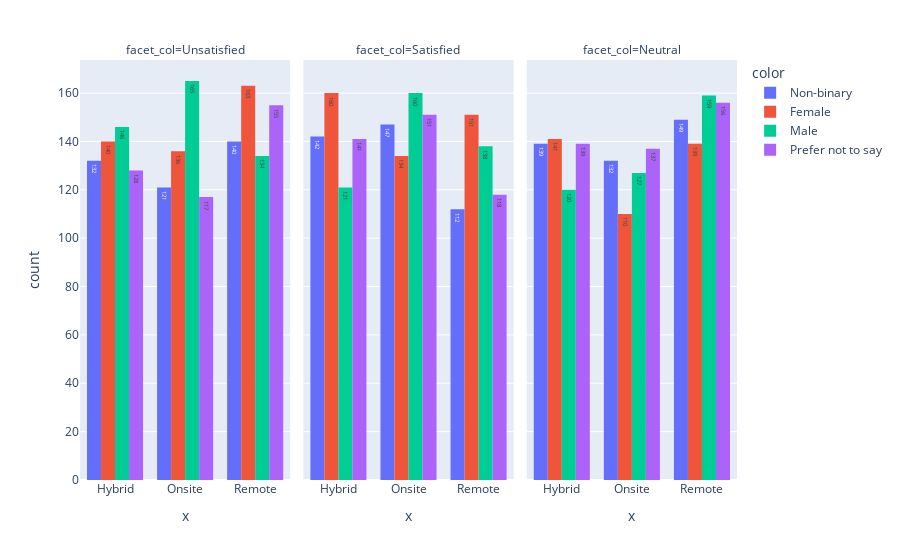

The notebook cell saved with this chart:
### Code cell
#How does gender influence job satisfaction in remote, hybrid, and onsite setting?
Gender_influence = px.histogram(x = df['Work_Location'], text_auto=True,color=df['Gender'], facet_col=df['Satisfaction_with_Remote_Work'],barmode='group')
Gender_influence.show()

### Figure 1 — Plotly figure (JSON) as saved in the notebook; plotly's stock layout.template omitted (floating-point values rounded to 4 significant figures; data arrays with more than 128 entries replaced by an {"elided": "..."} marker saying what was removed)
{"data": [{"alignmentgroup": "True", "bingroup": "x", "hovertemplate": "color=Non-binary<br>facet_col=Unsatisfied<br>x=%{x}<br>count=%{y}<extra></extra>", "legendgroup": "Non-binary", "marker": {"color": "#636efa", "pattern": {"shape": ""}}, "name": "Non-binary", "offsetgroup": "Non-binary", "orientation": "v", "showlegend": true, "texttemplate": "%{value}", "type": "histogram", "x": {"elided": "393 str values"}, "xaxis": "x", "yaxis": "y"}, {"alignmentgroup": "True", "bingroup": "x", "hovertemplate": "color=Non-binary<br>facet_col=Satisfied<br>x=%{x}<br>count=%{y}<extra></extra>", "legendgroup": "Non-binary", "marker": {"color": "#636efa", "pattern": {"shape": ""}}, "name": "Non-binary", "offsetgroup": "Non-binary", "orientation": "v", "showlegend": false, "texttemplate": "%{value}", "type": "histogram", "x": {"elided": "401 str values"}, "xaxis": "x2", "yaxis": "y2"}, {"alignmentgroup": "True", "bingroup": "x", "hovertemplate": "color=Non-binary<br>facet_col=Neutral<br>x=%{x}<br>count=%{y}<extra></extra>", "legendgroup": "Non-binary", "marker": {"color": "#636efa", "pattern": {"shape": ""}}, "name": "Non-binary", "offsetgroup": "Non-binary", "orientation": "v", "showlegend": false, "texttemplate": "%{value}", "type": "histogram", "x": {"elided": "420 str values"}, "xaxis": "x3", "yaxis": "y3"}, {"alignmentgroup": "True", "bingroup": "x", "hovertemplate": "color=Female<br>facet_col=Unsatisfied<br>x=%{x}<br>count=%{y}<extra></extra>", "legendgroup": "Female", "marker": {"color": "#EF553B", "pattern": {"shape": ""}}, "name": "Female", "offsetgroup": "Female", "orientation": "v", "showlegend": true, "texttemplate": "%{value}", "type": "histogram", "x": {"elided": "439 str values"}, "xaxis": "x", "yaxis": "y"}, {"alignmentgroup": "True", "bingroup": "x", "hovertemplate": "color=Female<br>facet_col=Satisfied<br>x=%{x}<br>count=%{y}<extra></extra>", "legendgroup": "Female", "marker": {"color": "#EF553B", "pattern": {"shape": ""}}, "name": "Female", "offsetgroup": "Female", "orientation": "v", "showlegend": false, "texttemplate": "%{value}", "type": "histogram", "x": {"elided": "445 str values"}, "xaxis": "x2", "yaxis": "y2"}, {"alignmentgroup": "True", "bingroup": "x", "hovertemplate": "color=Female<br>facet_col=Neutral<br>x=%{x}<br>count=%{y}<extra></extra>", "legendgroup": "Female", "marker": {"color": "#EF553B", "pattern": {"shape": ""}}, "name": "Female", "offsetgroup": "Female", "orientation": "v", "showlegend": false, "texttemplate": "%{value}", "type": "histogram", "x": {"elided": "390 str values"}, "xaxis": "x3", "yaxis": "y3"}, {"alignmentgroup": "True", "bingroup": "x", "hovertemplate": "color=Male<br>facet_col=Unsatisfied<br>x=%{x}<br>count=%{y}<extra></extra>", "legendgroup": "Male", "marker": {"color": "#00cc96", "pattern": {"shape": ""}}, "name": "Male", "offsetgroup": "Male", "orientation": "v", "showlegend": true, "texttemplate": "%{value}", "type": "histogram", "x": {"elided": "445 str values"}, "xaxis": "x", "yaxis": "y"}, {"alignmentgroup": "True", "bingroup": "x", "hovertemplate": "color=Male<br>facet_col=Satisfied<br>x=%{x}<br>count=%{y}<extra></extra>", "legendgroup": "Male", "marker": {"color": "#00cc96", "pattern": {"shape": ""}}, "name": "Male", "offsetgroup": "Male", "orientation": "v", "showlegend": false, "texttemplate": "%{value}", "type": "histogram", "x": {"elided": "419 str values"}, "xaxis": "x2", "yaxis": "y2"}, {"alignmentgroup": "True", "bingroup": "x", "hovertemplate": "color=Male<br>facet_col=Neutral<br>x=%{x}<br>count=%{y}<extra></extra>", "legendgroup": "Male", "marker": {"color": "#00cc96", "pattern": {"shape": ""}}, "name": "Male", "offsetgroup": "Male", "orientation": "v", "showlegend": false, "texttemplate": "%{value}", "type": "histogram", "x": {"elided": "406 str values"}, "xaxis": "x3", "yaxis": "y3"}, {"alignmentgroup": "True", "bingroup": "x", "hovertemplate": "color=Prefer not to say<br>facet_col=Unsatisfied<br>x=%{x}<br>count=%{y}<extra></extra>", "legendgroup": "Prefer not to say", "marker": {"color": "#ab63fa", "pattern": {"shape": ""}}, "name": "Prefer not to say", "offsetgroup": "Prefer not to say", "orientation": "v", "showlegend": true, "texttemplate": "%{value}", "type": "histogram", "x": {"elided": "400 str values"}, "xaxis": "x", "yaxis": "y"}, {"alignmentgroup": "True", "bingroup": "x", "hovertemplate": "color=Prefer not to say<br>facet_col=Satisfied<br>x=%{x}<br>count=%{y}<extra></extra>", "legendgroup": "Prefer not to say", "marker": {"color": "#ab63fa", "pattern": {"shape": ""}}, "name": "Prefer not to say", "offsetgroup": "Prefer not to say", "orientation": "v", "showlegend": false, "texttemplate": "%{value}", "type": "histogram", "x": {"elided": "410 str values"}, "xaxis": "x2", "yaxis": "y2"}, {"alignmentgroup": "True", "bingroup": "x", "hovertemplate": "color=Prefer not to say<br>facet_col=Neutral<br>x=%{x}<br>count=%{y}<extra></extra>", "legendgroup": "Prefer not to say", "marker": {"color": "#ab63fa", "pattern": {"shape": ""}}, "name": "Prefer not to say", "offsetgroup": "Prefer not to say", "orientation": "v", "showlegend": false, "texttemplate": "%{value}", "type": "histogram", "x": {"elided": "432 str values"}, "xaxis": "x3", "yaxis": "y3"}], "layout": {"annotations": [{"font": {}, "showarrow": false, "text": "facet_col=Unsatisfied", "x": 0.16, "xanchor": "center", "xref": "paper", "y": 1, "yanchor": "bottom", "yref": "paper"}, {"font": {}, "showarrow": false, "text": "facet_col=Satisfied", "x": 0.5, "xanchor": "center", "xref": "paper", "y": 1, "yanchor": "bottom", "yref": "paper"}, {"font": {}, "showarrow": false, "text": "facet_col=Neutral", "x": 0.84, "xanchor": "center", "xref": "paper", "y": 1, "yanchor": "bottom", "yref": "paper"}], "autosize": true, "barmode": "group", "legend": {"title": {"text": "color"}, "tracegroupgap": 0}, "margin": {"t": 60}, "xaxis": {"anchor": "y", "autorange": true, "domain": [0, 0.32], "range": [-0.5, 2.5], "title": {"text": "x"}, "type": "category"}, "xaxis2": {"anchor": "y2", "autorange": true, "domain": [0.34, 0.66], "matches": "x", "range": [-0.5, 2.5], "title": {"text": "x"}, "type": "category"}, "xaxis3": {"anchor": "y3", "autorange": true, "domain": [0.68, 1.0], "matches": "x", "range": [-0.5, 2.5], "title": {"text": "x"}, "type": "category"}, "yaxis": {"anchor": "x", "autorange": true, "domain": [0, 1], "range": [0, 173.7], "title": {"text": "count"}}, "yaxis2": {"anchor": "x2", "autorange": true, "domain": [0, 1], "matches": "y", "range": [0, 173.7], "showticklabels": false}, "yaxis3": {"anchor": "x3", "autorange": true, "domain": [0, 1], "matches": "y", "range": [0, 173.7], "showticklabels": false}}}
